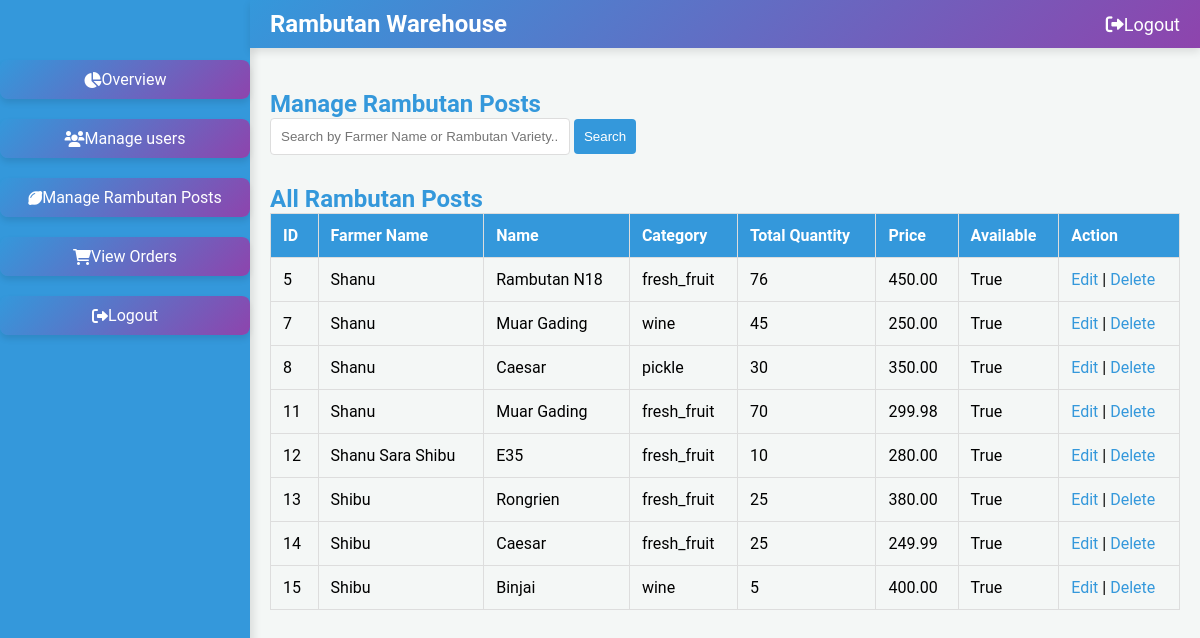
/rambutan/, run on an earlier commit of the app's database.
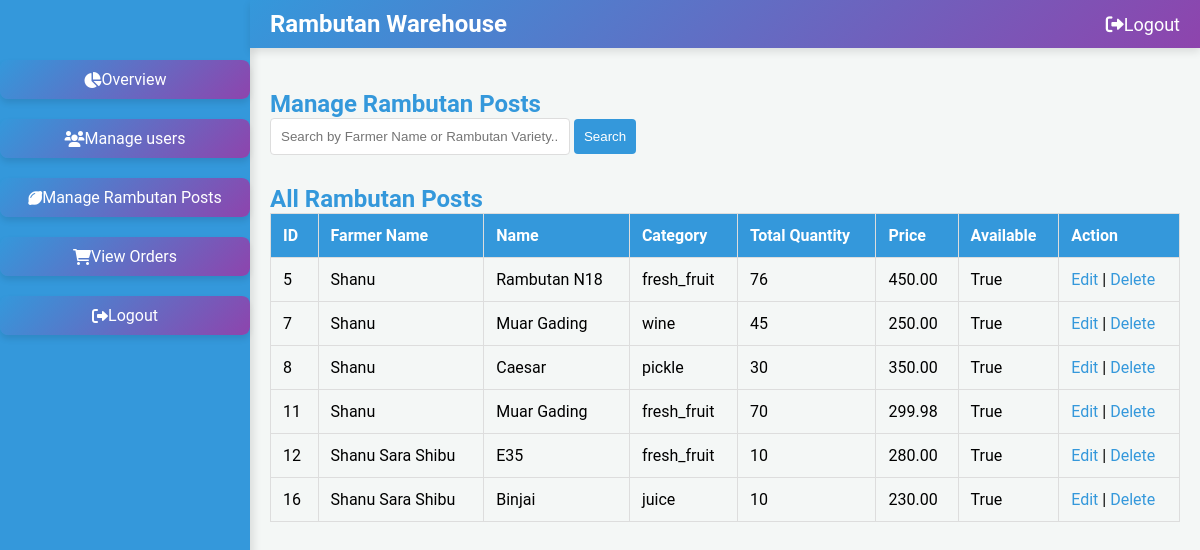
And on a later commit of the database.
### warehouse/models.py (models this page shows, shortened)
class RambutanPost(models.Model):
    farmer = models.ForeignKey('FarmerDetails', on_delete=models.CASCADE, related_name='rambutan_posts')
    PRODUCT_CHOICES = sorted([
        ('Binjai', 'Binjai'),
        ('Caesar', 'Caesar'),
        ('E35', 'E35'),
        ('Hg Deli Baling', 'Hg Deli Baling'),
        ('Jarum Emas', 'Jarum Emas'),
        ('Maharlika', 'Maharlika'),
        ('Malwana', 'Malwana'),
        ('Muar Gading', 'Muar Gading'),
        ('Rambutan N18', 'Rambutan N18'),
        ('Rongrien', 'Rongrien'),
        ('School Boy', 'School Boy'),
        ('other', 'Other')  # 'Other' option placed last
    ], key=lambda x: (x[0] != 'other', x[0]))  # Ensures 'Other' is last
    product = models.CharField(max_length=255, choices=PRODUCT_CHOICES)
    CATEGORY_CHOICES = [
        ('fresh_fruit', 'Fresh Fruit'),
        ('juice', 'Juice'),
        ('pickle', 'Pickle'),
        ('wine', 'Wine'),
    ]
    category = models.CharField(max_length=20, choices=CATEGORY_CHOICES)
    quantity_type = models.CharField(max_length=10, choices=[('kg', 'Kilograms'), ('L', 'Litres')])
    quantity = models.PositiveIntegerField(default=1)
    quantity_left = models.PositiveIntegerField(default=0)
    price = models.DecimalField(max_digits=10, decimal_places=2)
    image = models.ImageField(upload_to='rambutan_images/')
    description = models.TextField()
    created_at = models.DateTimeField(auto_now_add=True)
    is_available = models.BooleanField(default=True)

class FarmerDetails(models.Model):
    MOBILE_NUMBER_PATTERN = '^[6-9]\d{9}$'
    AADHAR_NUMBER_PATTERN = '^\d{12}$'
    ACCOUNT_NUMBER_PATTERN = '^\d{9,18}$'
    IFSC_CODE_PATTERN = '^[A-Z]{4}0[A-Z0-9]{6}$'
    user = models.OneToOneField(Registeruser, on_delete=models.CASCADE, related_name='farmerdetails')
    address = models.TextField()
    mobile_number = models.CharField(max_length=10)
    location = models.CharField(max_length=255)
    aadhar_number = models.CharField(max_length=12)
    bank_name = models.CharField(max_length=255)
    account_number = models.CharField(max_length=18)
    ifsc_code = models.CharField(max_length=11)

class Registeruser(AbstractUser):
    username = models.EmailField(unique=True)
    name = models.CharField(max_length=50,default='noname')
    contact = models.CharField(max_length=250, blank=True)
    address = models.CharField(max_length=250, blank=True)
    place = models.CharField(max_length=100, blank=True)
    role = models.CharField(max_length=10, choices=ROLE_CHOICES)
    is_active = models.BooleanField(default=True)
    groups = models.ManyToManyField(
        Group,
        related_name='registeruser_set',  # Custom related_name
        blank=True,
        help_text='The groups this user belongs to. A user will get all permissions granted to each of their groups.'
    )
    user_permissions = models.ManyToManyField(
        Permission,
        related_name='registeruser_set',  # Custom related_name
        blank=True,
        help_text='Specific permissions for this user.'
    )

### warehouse/views.py (the view)
# urls.py: path('rambutan/', views.manage_rambutan_posts, name='manage_rambutan_posts'),
def manage_rambutan_posts(request):
    query = request.GET.get('search', '')
    if query:
        rambutan_posts = RambutanPost.objects.filter(
            Q(farmer__user__name__icontains=query) | Q(tree_variety__name__icontains=query)
        )
    else:
        rambutan_posts = RambutanPost.objects.all()
    context = {
        'rambutan_posts': rambutan_posts
    }
    return render(request, 'manage_rambutan_posts.html', context)

### warehouse/templates/manage_rambutan_posts.html (shortened to what this page needs)
{% load static %}
<!DOCTYPE html>
<html lang="en">
<head>
    <link rel="stylesheet" href="https://cdnjs.cloudflare.com/ajax/libs/font-awesome/6.0.0-beta3/css/all.min.css">
    <link href="https://cdn.jsdelivr.net/npm/sweetalert2@11/dist/sweetalert2.min.css" rel="stylesheet">
    <link rel="stylesheet" href="{% static 'css/admin_manage_post.css' %}">
</head>
<body>
    <div class="sidebar">
        <ul>
            <li><a href="{% url 'admin_dashboard' %}"><i class="fas fa-chart-pie"></i> Overview</a></li>
            <li><a href="{% url 'manage_users' %}"><i class="fas fa-users"></i> Manage users</a></li>
            <li><a href="{% url 'manage_rambutan_posts' %}"><i class="fas fa-lemon"></i> Manage Rambutan Posts</a></li>
            <li><a href="{% url 'view_orders' %}"><i class="fas fa-shopping-cart"></i> View Orders</a></li>
            <li><a href="{% url 'logout' %}" id="sidebar-logout"><i class="fas fa-sign-out-alt"></i> Logout</a></li>
        </ul>
    </div>
    <div class="top-navbar">
        <div class="logo">
            <span class="logo-text">Rambutan Warehouse</span>
        </div>
        <ul>
            <li><a href="{% url 'logout' %}"><i class="fas fa-sign-out-alt"></i> Logout</a></li>
        </ul>
    </div>
    <div class="main">
        <h2>Manage Rambutan Posts</h2>
        <div class="search-container">
            <form method="GET" action="">
                <input type="text" name="search" placeholder="Search by Farmer Name or Rambutan Variety...">
                <button type="submit">Search</button>
            </form>
        </div>
        <div class="table-container">
            <h2>All Rambutan Posts</h2>
            <table>
                <tr>
                    <th>ID</th>
                    <th>Farmer Name</th>
                    <th>Name</th>
                    <th>Category</th>
                    <th>Total Quantity</th>
                    <th>Price</th>
                    <th>Available</th>
                    <th>Action</th>
                </tr>
                {% for post in rambutan_posts %}
                <tr>
                    <td>{{ post.id }}</td>
                    <td>{{ post.farmer.user.name }}</td>
                    <td>{{ post.product }}</td>
                    <td>{{ post.category }}</td>
                    <td>{{ post.quantity }}</td>
                    <td>{{ post.price }}</td>
                    <td>{{ post.is_available }}</td>
                    <td>
                        <a href="{% url 'edit_rambutan_post' post.id %}">Edit</a> |
                        <a href="{% url 'delete_rambutan_post' post.id %}" class="delete-button">Delete</a>
                    </td>
                </tr>
                {% empty %}
                <tr>
                    <td colspan="7">No rambutan posts found</td>
                </tr>
                {% endfor %}
            </table>
        </div>
    </div>
</body>
</html>

What changed in the data, as far as the page shows it:
removed RambutanPost: id "13", farmer.user.name "Shibu", product "Rongrien", category "fresh_fruit", quantity "25", price "380.00", is_available "True"
removed RambutanPost: id "14", farmer.user.name "Shibu", product "Caesar", category "fresh_fruit", quantity "25", price "249.99", is_available "True"
removed RambutanPost: id "15", farmer.user.name "Shibu", product "Binjai", category "wine", quantity "5", price "400.00", is_available "True"
added RambutanPost: id "16", farmer.user.name "Shanu Sara Shibu", product "Binjai", category "juice", quantity "10", price "230.00", is_available "True"
